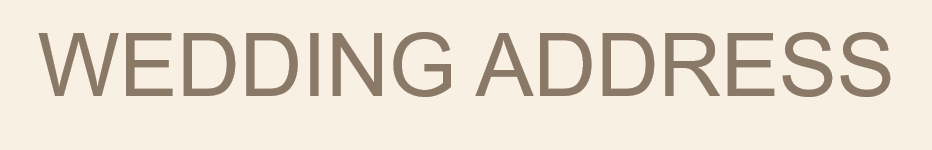
#> input picture test_data/image.png, 932 x 150 px, found by its file name
$ jupyter execute --allow-errors class_3_lecture_hands_on_1_Ida_Lin.ipynb   (shell and % lines are left out)
#> lines starting #> are read from the running program, lines starting #| are printed output that depends on the picture
[cell 1]
import trafilatura
import requests

# Example: An arXiv paper abstract page
url = "https://arxiv.org/abs/2404.00001"

# Step 1: Fetch raw HTML
#> (the rest of this cell did not finish here and is left out)

[cell 2]
import pytesseract
from PIL import Image

# Load and preprocess image (convert to grayscale)
image = Image.open("C:\AI_Coop\Homework\Week3\image.png").convert("L")  # grayscale
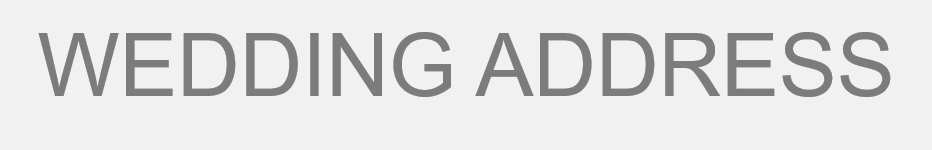
#> image: PIL image 932x150 L; min 124, max 241, mean 225
#> (the rest of this cell did not finish here and is left out)
